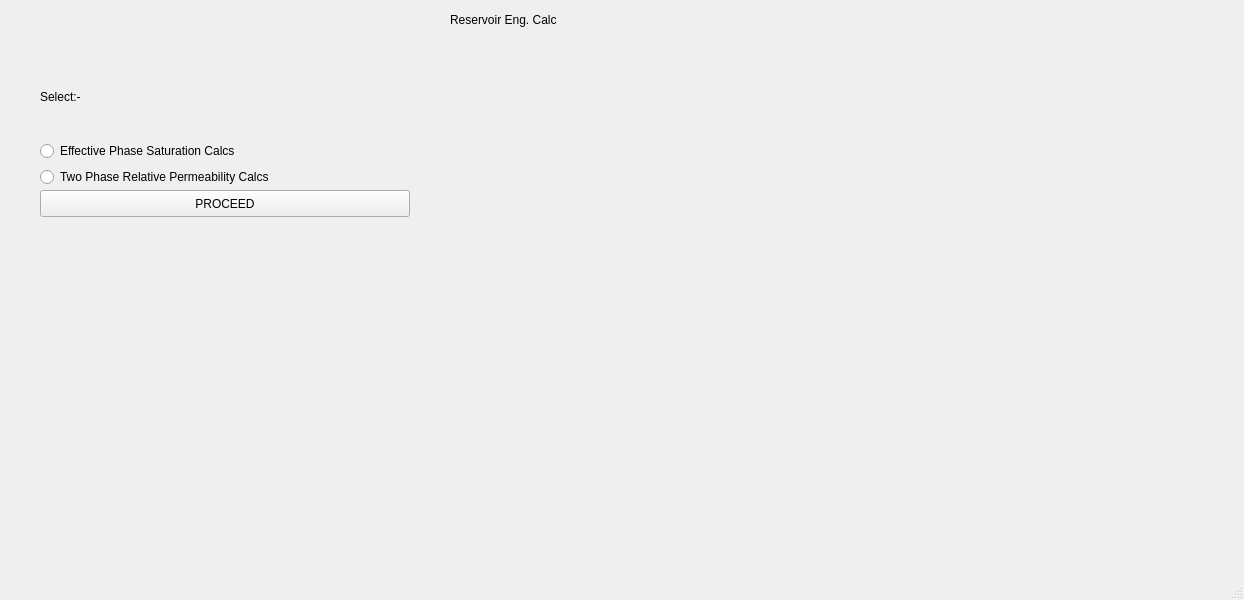
<?xml version="1.0" encoding="UTF-8"?>
<ui version="4.0">
 <class>MainWindow</class>
 <widget class="QMainWindow" name="MainWindow">
  <property name="geometry">
   <rect>
    <x>0</x>
    <y>0</y>
    <width>1244</width>
    <height>600</height>
   </rect>
  </property>
  <property name="windowTitle">
   <string>MainWindow</string>
  </property>
  <widget class="QWidget" name="centralwidget">
   <widget class="QLabel" name="label">
    <property name="geometry">
     <rect>
      <x>450</x>
      <y>0</y>
      <width>211</width>
      <height>41</height>
     </rect>
    </property>
    <property name="text">
     <string>&lt;html&gt;&lt;head/&gt;&lt;body&gt;&lt;p&gt;Reservoir Eng. Calc&lt;/p&gt;&lt;/body&gt;&lt;/html&gt;</string>
    </property>
   </widget>
   <widget class="QPushButton" name="proceed">
    <property name="geometry">
     <rect>
      <x>40</x>
      <y>190</y>
      <width>370</width>
      <height>27</height>
     </rect>
    </property>
    <property name="text">
     <string>PROCEED</string>
    </property>
   </widget>
   <widget class="QWidget" name="layoutWidget">
    <property name="geometry">
     <rect>
      <x>40</x>
      <y>60</y>
      <width>372</width>
      <height>127</height>
     </rect>
    </property>
    <layout class="QVBoxLayout" name="verticalLayout">
     <item>
      <widget class="QLabel" name="label_2">
       <property name="text">
        <string>&lt;html&gt;&lt;head/&gt;&lt;body&gt;&lt;p&gt;Select:-&lt;/p&gt;&lt;/body&gt;&lt;/html&gt;</string>
       </property>
      </widget>
     </item>
     <item>
      <widget class="QRadioButton" name="rb1_effective_phase_calcs">
       <property name="text">
        <string>Effective Phase Saturation Calcs</string>
       </property>
      </widget>
     </item>
     <item>
      <widget class="QRadioButton" name="rb2_2_phase_rel_per_calcs">
       <property name="text">
        <string>Two Phase Relative Permeability Calcs</string>
       </property>
      </widget>
     </item>
    </layout>
   </widget>
  </widget>
  <widget class="QMenuBar" name="menubar">
   <property name="geometry">
    <rect>
     <x>0</x>
     <y>0</y>
     <width>1244</width>
     <height>24</height>
    </rect>
   </property>
  </widget>
  <widget class="QStatusBar" name="statusbar"/>
 </widget>
 <resources/>
 <connections/>
</ui>
